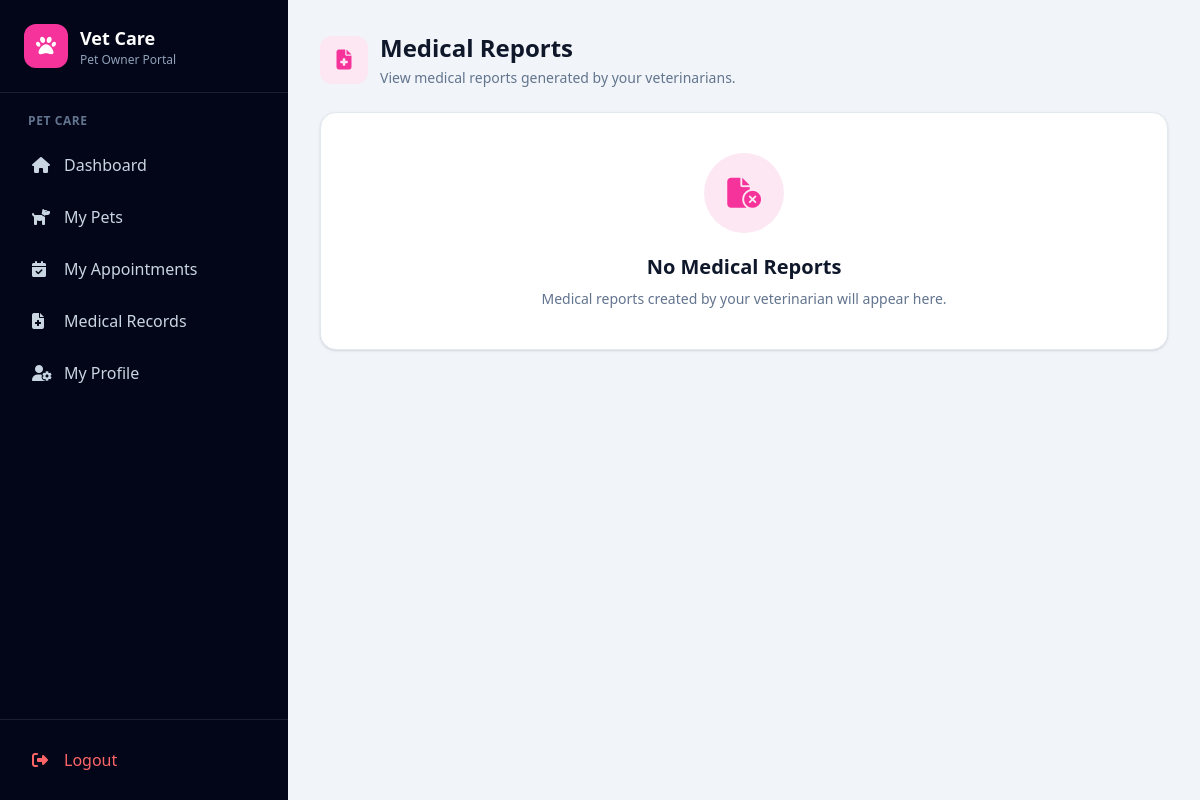
Before: /medical/medical-records/ (signed in) with the older database file.
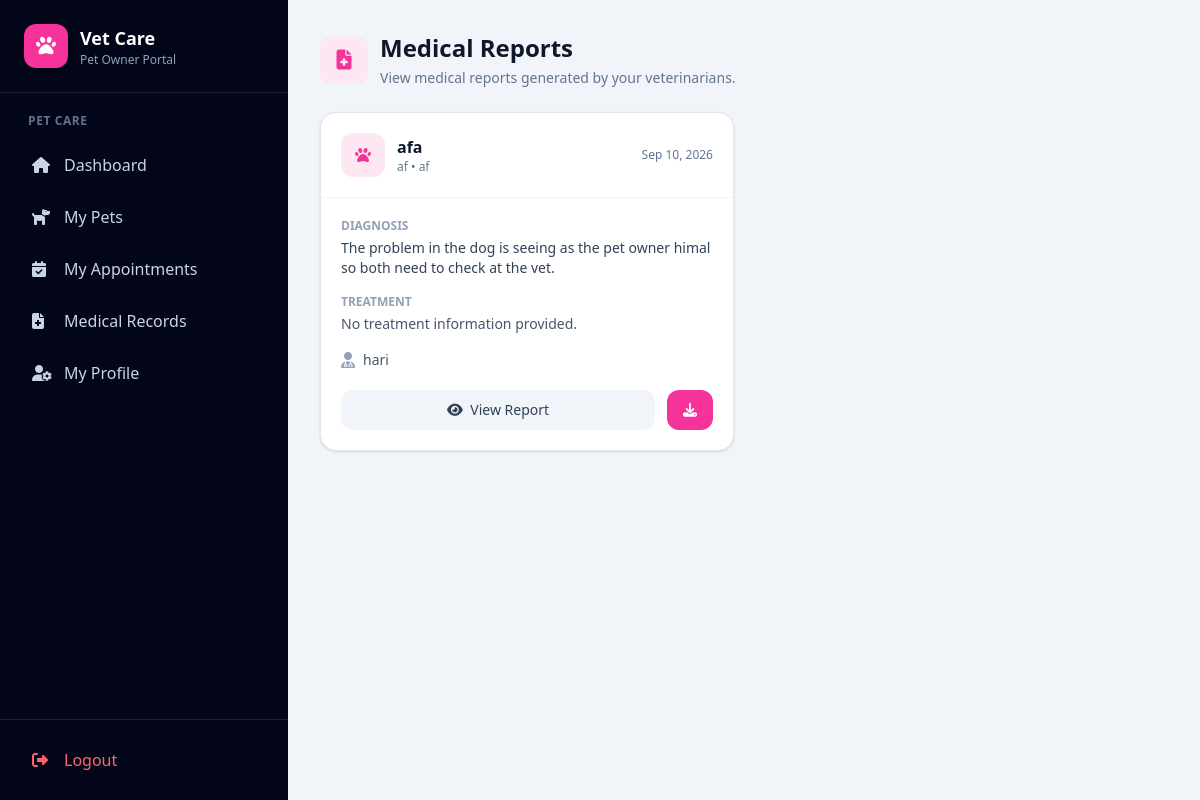
After: the same page with the newer database file.
### medical/models.py (models this page shows, shortened)
class MedicalRecord(models.Model):
    animal = models.ForeignKey(
        Animal,
        on_delete=models.CASCADE,
        related_name="medical_records"
    )
    veterinarian = models.ForeignKey(
        VeterinarianProfile,
        on_delete=models.SET_NULL,
        null=True,
        related_name="medical_records"
    )
    appointment = models.ForeignKey(
        "appointment.Appointment",
        on_delete=models.SET_NULL,
        null=True,
        blank=True,
        related_name="medical_records"
    )
    diagnosis = models.TextField()
    symptoms = models.TextField(
        blank=True,
        null=True
    )
    treatment = models.TextField(
        blank=True,
        null=True
    )
    notes = models.TextField(
        blank=True,
        null=True
    )
    record_date = models.DateField()
    created_at = models.DateTimeField(
        auto_now_add=True
    )
    updated_at = models.DateTimeField(
        auto_now=True
    )
    class Meta:
        ordering = ["-record_date"]
        verbose_name = "Medical Record"
        verbose_name_plural = "Medical Records"

### animal/models.py (models this page shows, shortened)
class Animal(models.Model):
    owner = models.ForeignKey(
        User,
        on_delete=models.CASCADE,
        related_name="animals",
        null=True,
        blank=True
    )
    name = models.CharField(max_length=100)
    species = models.CharField(max_length=100)
    breed = models.CharField(
        max_length=100,
        blank=True,
        null=True
    )
    age = models.PositiveIntegerField(
        blank=True,
        null=True
    )
    symptoms = models.TextField(
        blank=True,
        null=True
    )
    created_at = models.DateTimeField(
        auto_now_add=True
    )

### account/models.py (models this page shows, shortened)
class VeterinarianProfile(models.Model):
    user = models.OneToOneField(
        User,
        on_delete=models.CASCADE,
        related_name="veterinarian_profile",
        limit_choices_to={"role": User.VETERINARIAN}
    )
    license_number = models.CharField(
        max_length=100,
        unique=True
    )
    specialization = models.CharField(
        max_length=150,
        blank=True,
        null=True
    )
    qualification = models.CharField(
        max_length=200,
        blank=True,
        null=True
    )
    experience_years = models.PositiveIntegerField(
        default=0
    )
    joined_date = models.DateField(
        blank=True,
        null=True
    )

class User(AbstractUser):
    ADMIN = "ADMIN"
    VETERINARIAN = "VETERINARIAN"
    PET_OWNER = "PET_OWNER"
    ROLE_CHOICES = [
        (ADMIN, "Admin"),
        (VETERINARIAN, "Veterinarian"),
        (PET_OWNER, "Pet Owner"),
    ]
    role = models.CharField(
        max_length=20,
        choices=ROLE_CHOICES,
        default=PET_OWNER
    )
    phone = models.CharField(
        max_length=15,
        blank=True,
        null=True
    )
    address = models.TextField(
        blank=True,
        null=True
    )
    created_at = models.DateTimeField(
        auto_now_add=True
    )
    updated_at = models.DateTimeField(
        auto_now=True
    )

### medical/views.py (the view)
@login_required
def owner_medical_records(request):
    if request.user.role != User.PET_OWNER:
        messages.error(
            request,
            "You are not authorized to view medical reports."
        )
        return redirect("dashboard")
    medical_records = (
        MedicalRecord.objects
        .filter(animal__owner=request.user)
        .select_related(
            "animal",
            "veterinarian",
            "appointment"
        )
        .prefetch_related("prescriptions")
        .order_by("-record_date", "-id")
    )
    return render(
        request,
        "medical/owner_medical_records.html",
        {
            "medical_records": medical_records
        }
    )

### medical/templates/medical/owner_medical_records.html (shortened to what the changed rows need)
{% extends "ownerbase.html" %}
{% block content %}
<div class="max-w-7xl mx-auto">
    <div class="flex flex-col sm:flex-row
                sm:items-center
                sm:justify-between
                gap-4 mb-6">
        <div>
            <div class="flex items-center gap-3">
                <div>
                    <h1 class="text-2xl font-bold text-slate-900">
                        Medical Reports
                    </h1>
                </div>
            </div>
        </div>
    </div>
    {% if medical_records %}
        <div class="grid grid-cols-1 lg:grid-cols-2
                    xl:grid-cols-3 gap-5">
            {% for record in medical_records %}
                <div class="bg-white
                            rounded-2xl
                            border border-slate-200
                            shadow-sm
                            overflow-hidden">
                    <div class="p-5
                                border-b border-slate-100">
                        <div class="flex items-center
                                    justify-between gap-3">
                            <div class="flex items-center gap-3">
                                <div class="w-11 h-11
                                            rounded-xl
                                            bg-pink-100
                                            text-pink-500
                                            flex items-center justify-center">
                                    <i class="fa-solid fa-paw"></i>
                                </div>
                                <div>
                                    <h2 class="font-bold
                                               text-slate-900">
                                        {{ record.animal.name }}
                                    </h2>
                                    <p class="text-xs
                                              text-slate-500">
                                        {{ record.animal.species }}
                                        {% if record.animal.breed %}
                                            • {{ record.animal.breed }}
                                        {% endif %}
                                    </p>
                                </div>
                            </div>
                            <span class="text-xs
                                         text-slate-500
                                         whitespace-nowrap">
                                {{ record.record_date|date:"M d, Y" }}
                            </span>
                        </div>
                    </div>
                    <div class="p-5 space-y-4">
                        <div>
                            <p class="text-xs
                                      font-semibold
                                      uppercase
                                      text-slate-400">
                                Diagnosis
                            </p>
                            <p class="text-sm
                                      text-slate-700
                                      mt-1">
                                {{ record.diagnosis }}
                            </p>
                        </div>
                        <div>
                            <p class="text-xs
                                      font-semibold
                                      uppercase
                                      text-slate-400">
                                Treatment
                            </p>
                            <p class="text-sm
                                      text-slate-600
                                      mt-1
                                      line-clamp-2">
                                {{ record.treatment|default:"No treatment information provided." }}
                            </p>
                        </div>
                        <div class="flex items-center gap-2">
                            <i class="fa-solid fa-user-doctor
                                      text-slate-400"></i>
                            <span class="text-sm text-slate-600">
                                {% if record.veterinarian %}
                                    {{ record.veterinarian.user.get_full_name|default:record.veterinarian.user.username }}
                                {% else %}
                                    Veterinarian not assigned
                                {% endif %}
                            </span>
                        </div>
                    </div>
                    <div class="px-5 pb-5
                                flex gap-3">
                        <a
                            href="{% url 'owner-medical-detail' record.id %}"
                            class="flex-1
                                   text-center
                                   px-4 py-2.5
                                   rounded-xl
                                   bg-slate-100
                                   text-slate-700
                                   text-sm
                                   font-medium
                                   hover:bg-slate-200">
                            <i class="fa-solid fa-eye mr-1"></i>
                            View Report
                        </a>
                        <a
                            href="{% url 'download-medical-report' record.id %}"
                            class="px-4 py-2.5
                                   rounded-xl
                                   bg-pink-500
                                   text-white
                                   text-sm
                                   font-medium
                                   hover:bg-pink-600">
                            <i class="fa-solid fa-download"></i>
                        </a>
                    </div>
                </div>
            {% endfor %}
        </div>
    {% else %}
        <div class="bg-white
                    rounded-2xl
                    border border-slate-200
                    shadow-sm
                    p-10
                    text-center">
            <div class="w-20 h-20
                        mx-auto
                        rounded-full
                        bg-pink-100
                        text-pink-500
                        flex items-center justify-center">
                <i class="fa-solid fa-file-circle-xmark text-3xl"></i>
            </div>
            <h2 class="text-xl
                       font-bold
                       text-slate-900
                       mt-5">
                No Medical Reports
            </h2>
            <p class="text-sm
                      text-slate-500
                      mt-2">
                Medical reports created by your veterinarian
                will appear here.
            </p>
        </div>
    {% endif %}
</div>
{% endblock %}

Changed rows visible on the page:
added MedicalRecord: animal.name "afa", animal.species "af", animal.breed "af", record_date "Sep 10, 2026", diagnosis "The problem in the dog is seeing as the pet owner himal so both need to check at the vet.", treatment "No treatment information provided.", veterinarian.user.get_full_name "hari"
Other visible differences:
text no longer shown: "No Medical Reports Medical reports created by your veterinarian will appear here."
